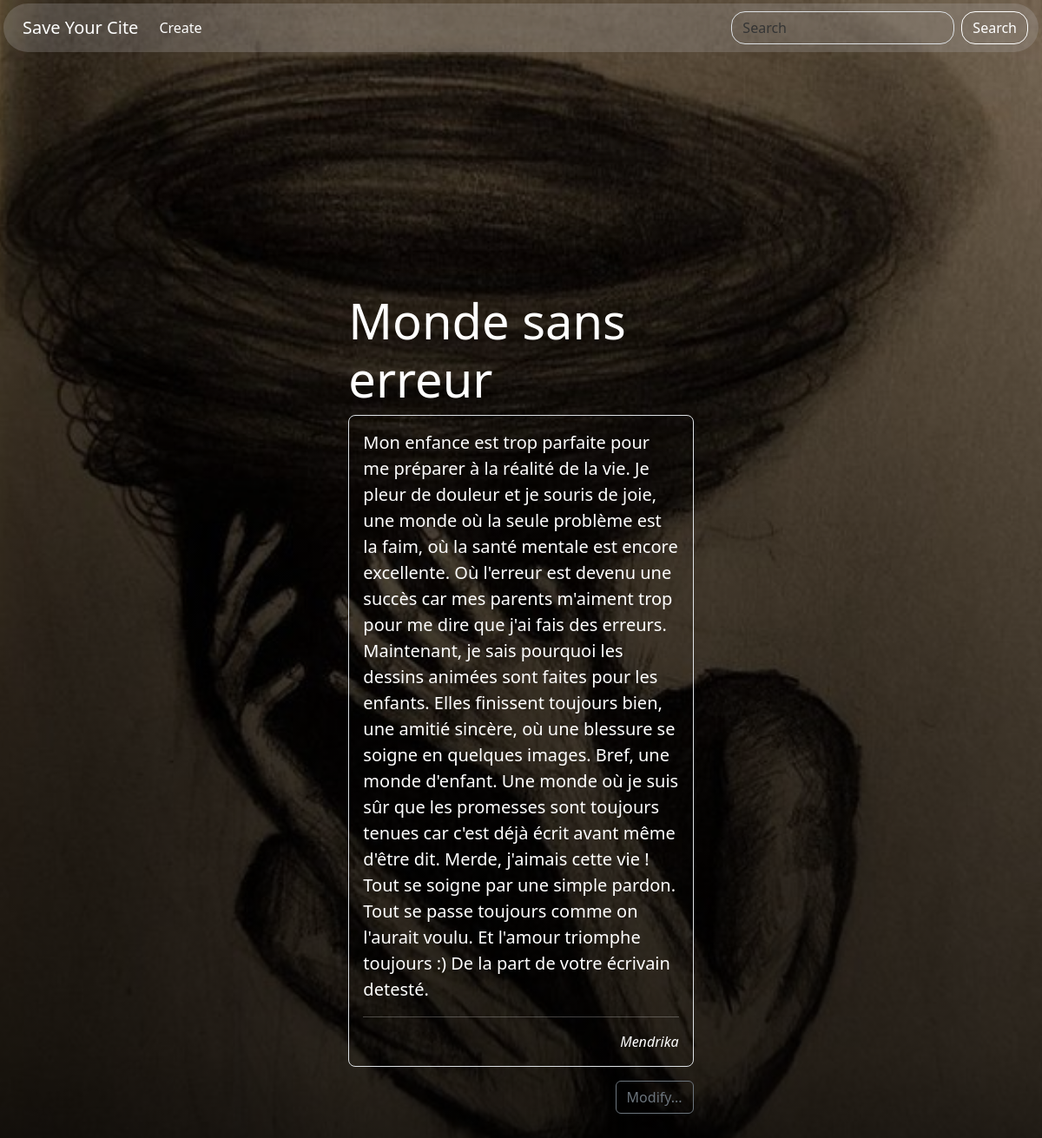
Page /show.php?view=9 on the committed database.
### tables this page shows
CREATE TABLE "citations" (
	"id"	INTEGER NOT NULL,
	"title"	TEXT NOT NULL,
	"author"	TEXT DEFAULT 'Unknow',
	"desc"	INTEGER,
	"pict"	TEXT,
	"cite"	TEXT,
	PRIMARY KEY("id" AUTOINCREMENT)
);

### show.php (the view, shortened to what this page needs)
<?php
$pdo = connexion();
$request = "SELECT * FROM citations WHERE id = :i";
$stmt = $pdo->prepare($request);
$stmt->execute(["i" => $_GET["view"]]);
$cite = $stmt->fetch();
?>
<!DOCTYPE html>
<html lang="fr">
<head>
    <link rel="stylesheet" href="./assets/bootstrap/bootstrap.min.css">
    <link rel="stylesheet" href="./assets/css/features.css">
</head>
<body>
    <?php require_once "./header.php" ?>
    <main class="flex-shrink-0 m-2">
        <div class="col-md-5 p-lg-5 mx-auto my-5">
            <h1 class="display-4 fw-normal text-white"> <?= $cite["title"] ?> </h1>
            <div class="lead fw-normal text-white border p-3 rounded rounded-3">
                <p>
                    <?= $cite["cite"] ?>
                </p>
                <hr>
                <div class="d-flex justify-content-end">
                    <cite style="font-size: medium;"><?= $cite["author"] ?></cite>
                </div>
            </div>
            <div class="d-flex justify-content-end pt-3">
                <a class="btn btn-outline-secondary" href="citation/update.php?id=<?= $cite["id"] ?>">Modify...</a>
            </div>
        </div>
    </main>
</body>
</html>

### rows in the picture
citations: title "Monde sans erreur", cite "Mon enfance est trop parfaite pour me préparer à la réalité de la vie. Je pleur de douleur et je souris de joie, une monde où la seule problème est la faim, où la santé mentale est encore excellente. Où l'erreur est devenu une succès car mes parents m'aiment trop pour me dire que j'ai fais des erreurs. Maintenant, je sais pourquoi les dessins animées sont faites pour les enfants. Elles finissent toujours bien, une amitié sincère, où une blessure se soigne en quelques images. Bref, une monde d'enfant. Une monde où je suis sûr que les promesses sont toujours tenues car c'est déjà écrit avant même d'être dit. Merde, j'aimais cette vie ! Tout se soigne par une simple pardon. Tout se passe…", author "Mendrika"
